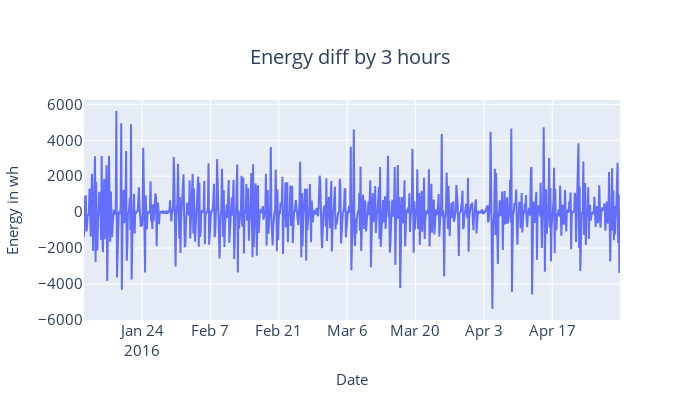

Notebook cell for this chart:
### Code cell
fig = px.line(train_diff, y="diff", title="Energy diff by 3 hours")
fig = decorate_plot(fig, ylabel="Energy in wh", xlabel="Date")
fig.show()

### Figure 1 — Plotly figure (JSON) as saved in the notebook; plotly's stock layout.template omitted (floating-point values rounded to 4 significant figures; data arrays with more than 128 entries replaced by an {"elided": "..."} marker saying what was removed)
{"data": [{"hovertemplate": "date=%{x}<br>diff=%{y}<extra></extra>", "legendgroup": "", "line": {"color": "#636efa", "dash": "solid"}, "marker": {"symbol": "circle"}, "mode": "lines", "name": "", "orientation": "v", "showlegend": false, "type": "scatter", "x": {"elided": "879 str values"}, "xaxis": "x", "y": {"elided": "879 int values"}, "yaxis": "y"}], "layout": {"autosize": false, "height": 400, "legend": {"font": {"size": 15}, "orientation": "h", "title": {}, "tracegroupgap": 0, "x": 1, "xanchor": "right", "y": 0.98, "yanchor": "bottom"}, "title": {"font": {"size": 20}, "text": "Energy diff by 3 hours", "x": 0.5, "xanchor": "center", "yanchor": "top"}, "width": 700, "xaxis": {"anchor": "y", "domain": [0, 1], "tickfont": {"size": 15}, "title": {"font": {"size": 15}, "text": "Date"}}, "yaxis": {"anchor": "x", "domain": [0, 1], "tickfont": {"size": 15}, "title": {"font": {"size": 15}, "text": "Energy in wh"}}}}
